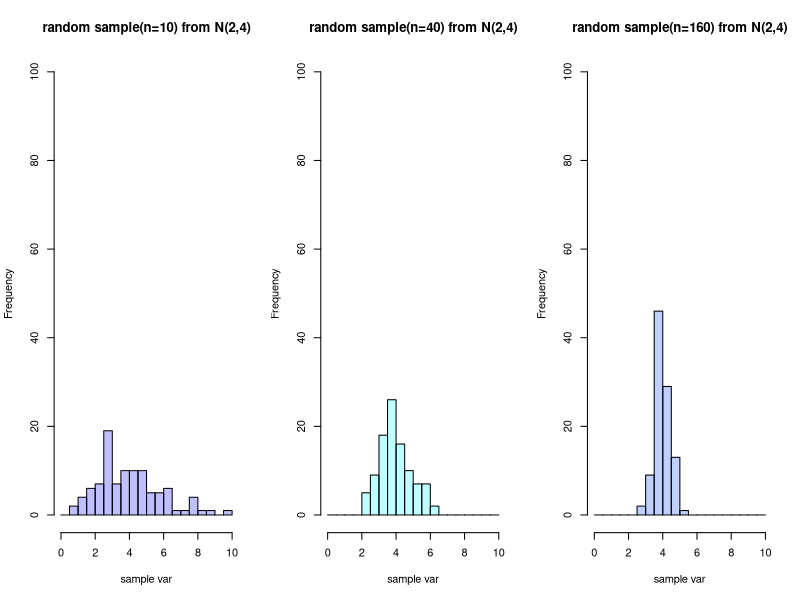

Generate this figure with R:
# want to repeat this procedure for different sample sizes. 
S = 100
par(mfrow = c(1,3)) # plot 4 figures 
for(n in c(10,40,160)){
  sample_var=rep(NA,S)
  for(i in 1:S){
    sample_norm=rnorm(n,2,2)
    sample_var[i]=var(sample_norm)
  }
  if (n == 10){
    hist(sample_var, xlim=c(0,10), ylim=c(0,100),xlab="sample var",
         col=rgb(0,0,1,1/4), main="random sample(n=10) from N(2,4)", 
         breaks = seq(0,10,0.5))
  }
  if (n == 40){
    hist(sample_var, xlim=c(0,10), ylim=c(0,100),xlab="sample var",
         col=rgb(0,1,1,1/4), main="random sample(n=40) from N(2,4)", 
         breaks = seq(0,10,0.5))
  }
  if (n == 160){
    hist(sample_var, xlim=c(0,10), ylim=c(0,100),xlab="sample var",
         col=rgb(0,1/4,1,1/4), main="random sample(n=160) from N(2,4)", 
         breaks = seq(0,10,0.5))
  }
}